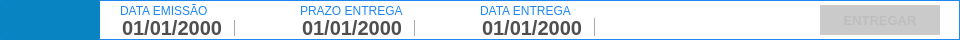
   <widget class="QFrame" name="fr_topoPedido">
    <property name="geometry">
     <rect>
      <x>20</x>
      <y>30</y>
      <width>960</width>
      <height>40</height>
     </rect>
    </property>
    <property name="styleSheet">
     <string notr="true">QFrame{
background: #FFF;
border: 1px solid #1E87F0;
}
</string>
    </property>
    <property name="frameShape">
     <enum>QFrame::NoFrame</enum>
    </property>
    <property name="frameShadow">
     <enum>QFrame::Plain</enum>
    </property>
    <widget class="QLineEdit" name="tx_CodPedido">
     <property name="geometry">
      <rect>
       <x>0</x>
       <y>0</y>
       <width>100</width>
       <height>40</height>
      </rect>
     </property>
     <property name="focusPolicy">
      <enum>Qt::WheelFocus</enum>
     </property>
     <property name="styleSheet">
      <string notr="true">QLineEdit{
background: #0884C2;
border-radius: 2px;
color: #000;
font: 16px &quot;Arial&quot; ;
font-weight: bold;
color: #FFF
}
</string>
     </property>
     <property name="text">
      <string/>
     </property>
     <property name="alignment">
      <set>Qt::AlignCenter</set>
     </property>
     <property name="readOnly">
      <bool>true</bool>
     </property>
     <property name="placeholderText">
      <string/>
     </property>
    </widget>
    <widget class="QDateEdit" name="dt_EmissaoPedido">
     <property name="geometry">
      <rect>
       <x>120</x>
       <y>18</y>
       <width>140</width>
       <height>18</height>
      </rect>
     </property>
     <property name="styleSheet">
      <string notr="true">QDateEdit {
background: #FFF;
border: none;
font-family: &quot;Arial&quot;;
font-size: 20px;
font-weight: bold;
color: rgb(80,79,79)
}
 QDateEdit::drop-down {
     subcontrol-origin: padding;
     subcontrol-position: top right;
     width: 25px;
     border-left-width: 1px;
     border-left-color: darkgray;
     border-left-style: solid; /* just a single line */
     border-top-right-radius: 3px; /* same radius as the QComboBox */
     border-bottom-right-radius: 3px;
 }
QDateEdit::down-arrow {
     image: url(down.png);
 }
QCalendarWidget QAbstractItemView:enabled 
  {
border: none;
  	font-size:13px;  
  	color: #000;  
  	background-color: #F1F1F1;  
  	selection-background-color: rgb(64, 64, 64); 
  	selection-color: rgb(0, 255, 0); 
  }
QCalendarWidget QToolButton {
	border: none;
  	color: #000
  }

 QCalendarWidget QMenu {
  	width: 150px;
  	left: 20px;
  	color: white;
  	font-size: 18px;
  	background-color: rgb(100, 100, 100);
  }
QCalendarWidget QWidget#qt_calendar_navigationbar
{ 
border: none;
}</string>
     </property>
     <property name="displayFormat">
      <string>dd/MM/yyyy</string>
     </property>
     <property name="calendarPopup">
      <bool>true</bool>
     </property>
    </widget>
    <widget class="QLabel" name="lb_FormVenda_21">
     <property name="geometry">
      <rect>
       <x>120</x>
       <y>2</y>
       <width>120</width>
       <height>18</height>
      </rect>
     </property>
     <property name="styleSheet">
      <string notr="true">QLabel{
font-size: 12px;
font-family: &quot;Arial Unicode MS&quot;;

color:#1E87F0;
border: none;
}</string>
     </property>
     <property name="text">
      <string>DATA EMISSÃO</string>
     </property>
    </widget>
    <widget class="QDateEdit" name="dt_PrazoEntrega">
     <property name="geometry">
      <rect>
       <x>300</x>
       <y>18</y>
       <width>140</width>
       <height>18</height>
      </rect>
     </property>
     <property name="styleSheet">
      <string notr="true">QDateEdit {
background: #FFF;
border: none;
font-family: &quot;Arial&quot;;
font-size: 20px;
font-weight: bold;
color: rgb(80,79,79)
}
 QDateEdit::drop-down {
     subcontrol-origin: padding;
     subcontrol-position: top right;
     width: 25px;
     border-left-width: 1px;
     border-left-color: darkgray;
     border-left-style: solid; /* just a single line */
     border-top-right-radius: 3px; /* same radius as the QComboBox */
     border-bottom-right-radius: 3px;
 }
QDateEdit::down-arrow {
     image: url(down.png);
 }
QCalendarWidget QAbstractItemView:enabled 
  {
border: none;
  	font-size:13px;  
  	color: #000;  
  	background-color: #F1F1F1;  
  	selection-background-color: rgb(64, 64, 64); 
  	selection-color: rgb(0, 255, 0); 
  }
QCalendarWidget QToolButton {
	border: none;
  	color: #000
  }

 QCalendarWidget QMenu {
  	width: 150px;
  	left: 20px;
  	color: white;
  	font-size: 18px;
  	background-color: rgb(100, 100, 100);
  }
QCalendarWidget QWidget#qt_calendar_navigationbar
{ 
border: none;
}</string>
     </property>
     <property name="displayFormat">
      <string>dd/MM/yyyy</string>
     </property>
     <property name="calendarPopup">
      <bool>true</bool>
     </property>
    </widget>
    <widget class="QLabel" name="lb_FormVenda_22">
     <property name="geometry">
      <rect>
       <x>300</x>
       <y>2</y>
       <width>120</width>
       <height>18</height>
      </rect>
     </property>
     <property name="styleSheet">
      <string notr="true">QLabel{
font-size: 12px;
font-family: &quot;Arial Unicode MS&quot;;

color:#1E87F0;
border: none;
}</string>
     </property>
     <property name="text">
      <string>PRAZO ENTREGA</string>
     </property>
    </widget>
    <widget class="QPushButton" name="bt_Entregar">
     <property name="enabled">
      <bool>false</bool>
     </property>
     <property name="geometry">
      <rect>
       <x>820</x>
       <y>5</y>
       <width>120</width>
       <height>30</height>
      </rect>
     </property>
     <property name="font">
      <font>
       <family>Tahoma</family>
       <pointsize>10</pointsize>
       <weight>75</weight>
       <bold>true</bold>
      </font>
     </property>
     <property name="cursor">
      <cursorShape>PointingHandCursor</cursorShape>
     </property>
     <property name="focusPolicy">
      <enum>Qt::NoFocus</enum>
     </property>
     <property name="contextMenuPolicy">
      <enum>Qt::ActionsContextMenu</enum>
     </property>
     <property name="styleSheet">
      <string notr="true">QPushButton {
background-color: #7AB32E;
background-position: center;
background-repeat: no-repeat;
border: none;
 }
QPushButton:disabled{
background-color: #CACACA;

 }
QPushButton:hover{
background-color: #40a286
}</string>
     </property>
     <property name="text">
      <string>ENTREGAR</string>
     </property>
     <property name="iconSize">
      <size>
       <width>75</width>
       <height>35</height>
      </size>
     </property>
    </widget>
    <widget class="QLabel" name="lb_FormVenda_23">
     <property name="geometry">
      <rect>
       <x>480</x>
       <y>2</y>
       <width>120</width>
       <height>18</height>
      </rect>
     </property>
     <property name="styleSheet">
      <string notr="true">QLabel{
font-size: 12px;
font-family: &quot;Arial Unicode MS&quot;;

color:#1E87F0;
border: none;
}</string>
     </property>
     <property name="text">
      <string>DATA ENTREGA</string>
     </property>
    </widget>
    <widget class="QDateEdit" name="dt_EntregaPedido">
     <property name="geometry">
      <rect>
       <x>480</x>
       <y>18</y>
       <width>140</width>
       <height>18</height>
      </rect>
     </property>
     <property name="styleSheet">
      <string notr="true">QDateEdit {
background: #FFF;
border: none;
font-family: &quot;Arial&quot;;
font-size: 20px;
font-weight: bold;
color: rgb(80,79,79)
}
 QDateEdit::drop-down {
     subcontrol-origin: padding;
     subcontrol-position: top right;
     width: 25px;
     border-left-width: 1px;
     border-left-color: darkgray;
     border-left-style: solid; /* just a single line */
     border-top-right-radius: 3px; /* same radius as the QComboBox */
     border-bottom-right-radius: 3px;
 }
QDateEdit::down-arrow {
     image: url(down.png);
 }
QCalendarWidget QAbstractItemView:enabled 
  {
border: none;
  	font-size:13px;  
  	color: #000;  
  	background-color: #F1F1F1;  
  	selection-background-color: rgb(64, 64, 64); 
  	selection-color: rgb(0, 255, 0); 
  }
QCalendarWidget QToolButton {
	border: none;
  	color: #000
  }

 QCalendarWidget QMenu {
  	width: 150px;
  	left: 20px;
  	color: white;
  	font-size: 18px;
  	background-color: rgb(100, 100, 100);
  }
QCalendarWidget QWidget#qt_calendar_navigationbar
{ 
border: none;
}</string>
     </property>
     <property name="displayFormat">
      <string>dd/MM/yyyy</string>
     </property>
     <property name="calendarPopup">
      <bool>true</bool>
     </property>
    </widget>
   </widget>
